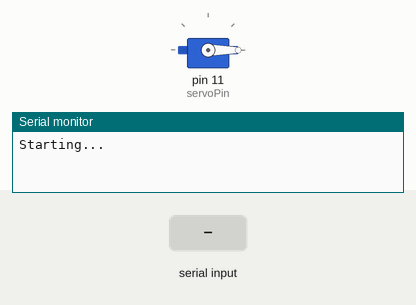
Simulated run of this sketch. Board: Arduino Uno, built with avr-gcc and run on an emulated ATmega328P. Parts: servo, the last lines printed to the serial monitor. The test bench sets the inputs (shaded band).

Above: at 1.2 s.
1.3 s: "L90\n" received over Serial
At 2.9 s:
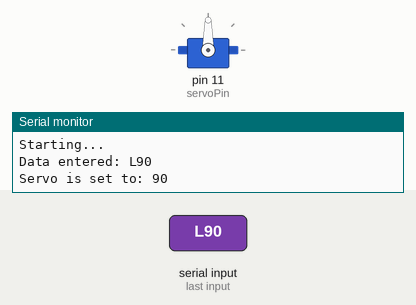
3.8 s: "L" received over Serial
At 6.2 s:
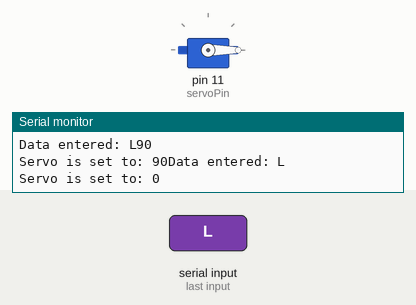
Timing chart, 0 to 7.7 s (numbered marks = the images above; inputs shaded):
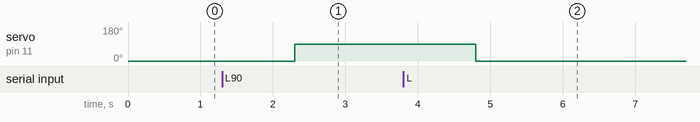

Measured:
- after the input at 1.3 s, servo on pin 11 (servoPin): 0° → 90° after 1.0 s
- after the input at 3.8 s, servo on pin 11 (servoPin): 90° → 0° after 1.0 s

The sketch:

servo.ino
```cpp
/***************************************************************/
/* Author: German Carro Fernandez                                      */
/* DIEEC, UNED                                                                   */
/***************************************************************/


#define START_MOV_CHAR '^'
#define END_MOV_CHAR '$'
#define MOV_SIZE 8
#include <Servo.h>

char buffer[10];
Servo servo1;
int servoPin = 11;

void setup() {
  servo1.attach(11);
  digitalWrite(servoPin, LOW);
  Serial.begin(9600);
  Serial.flush();
  servo1.write(0);
  Serial.println("Starting...");

}

void loop() {

  if (Serial.available() > 0 ){
    int index=0;
    delay(1000);
    int numChar = Serial.available();
    if (numChar>10) {
    numChar=10;
    }
    while (numChar--){
    buffer[index++] = Serial.read();
    }
    splitString(buffer);
  }
}

void splitString(char* data) {
  Serial.print("Data entered: ");
  Serial.println(data);
  char* parameter;
  parameter = strtok (data, " ,");
  while (parameter != NULL)
  {
  setServo(parameter);
  parameter = strtok (NULL, " ,");
  }
  for (int x=0; x<9; x++) {
  buffer[x]='\0';
  }

  Serial.flush();
}

void setServo(char* data) {
if ((data[0] == 'L')|| (data[0] == 'l')){
int firstVal = strtol(data+1, NULL, 10);
firstVal = constrain(firstVal,0,180);
servo1.write(firstVal);
Serial.print("Servo is set to: ");
Serial.print(firstVal);
}
} 
```
